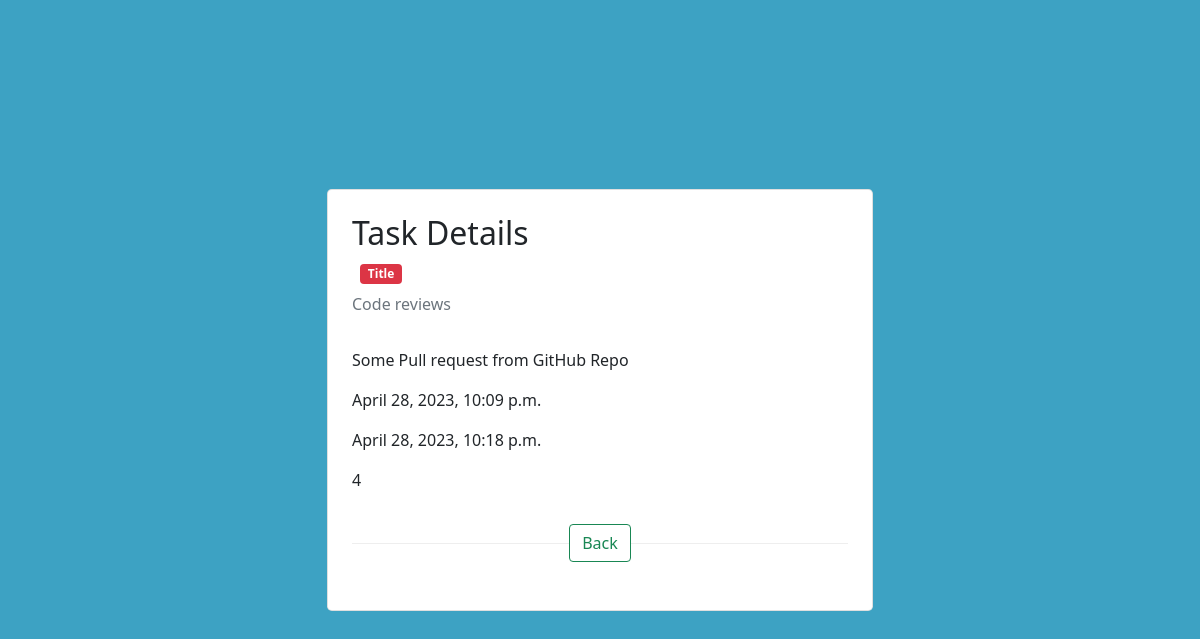
Page /detailSchedule/25/ on the committed database.
### master/models.py (models this page shows, shortened)
class ScheduleModel(models.Model):
    PRIORITY_CHOICES = (
        ("5", "High Priority "),
        ("4", " Middle Priority"),
        ("3", "Moderate Priority"),
        ("2", "Low Priority"),
        ("1", "Emergency"),
    )
    title = models.CharField(max_length=200)
    description = models.TextField()
    date_created = models.DateTimeField(auto_now_add=True)
    date_modified = models.DateTimeField(auto_now=True)
    completed = models.BooleanField(default=False)
    category = models.CharField(max_length=20, choices=PRIORITY_CHOICES)

### master/views.py (the view)
# urls.py: path('detailSchedule/<int:pk>/', ScheduleDetail.as_view(), name="detailSchedule"),
class ScheduleDetail(DetailView):
    model = ScheduleModel
    template_name = 'master/detailSchedule.html'
    context_object_name = 'schedule'

### master/templates/master/detailSchedule.html (shortened to what this page needs)
<!DOCTYPE html>
<html lang="en">
<head>
  <link rel="stylesheet" href="https://stackpath.bootstrapcdn.com/bootstrap/5.0.0-alpha1/css/bootstrap.min.css">
</head>
<body>
    <section class="vh-100" style="background-color: #3da2c3;">
        <div class="container py-5 h-100">
          <div class="row d-flex justify-content-center align-items-center h-100">
            <div class="col col-lg-8 col-xl-6">
              <div class="card rounded-3">
                <div class="card-body p-4">
                  <p class="mb-2"><span class="h2 me-2">Task Details</span> </p>
                  <p class="mb-2"> <span
                    class="badge bg-danger">Title</span></p>
                <p class="text-muted pb-2">{{ schedule.title }}</p>
                  <ul class="list-group rounded-0">
                    <li class="list-group-item border-0 d-flex align-items-center ps-0">
                        {{ schedule.description }}
                    </li>
                    <li class="list-group-item border-0 d-flex align-items-center ps-0">
                        {{ schedule.date_created }}
                    </li>
                    <li class="list-group-item border-0 d-flex align-items-center ps-0">
                        {{ schedule.date_modified }}
                    </li>
                    <li class="list-group-item border-0 d-flex align-items-center ps-0">
                        {{ schedule.category }}
                    </li>
                  </ul>
                  <div class="divider d-flex align-items-center my-4">
                    <a href="{% url 'listSchedule' %}"><button class="btn btn-outline-success">Back</button></a>
                  </div>
                </div>
              </div>
            </div>
          </div>
        </div>
      </section>
</body>
</html>

### master/templates/master/detailSchedule.html (style rules this page uses)
.divider:after, .divider:before { content: ""; flex: 1; height: 1px; background: #eee; }

### rows in the picture
ScheduleModel: title "Code reviews", description "Some Pull request from GitHub Repo", date_created "April 28, 2023, 10:09 p.m.", date_modified "April 28, 2023, 10:18 p.m.", category "4"
